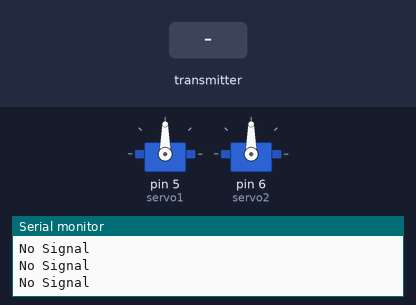
This sketch was run on a simulated Arduino Uno, built with avr-gcc and run on an emulated ATmega328P. On the bench: 2 × servo, the last lines printed to the serial monitor. The test bench sets the inputs (shaded band). No radio packets arrive unless stated.

Above: at 1.2 s.
1.3 s: the transmitter starts sending lxAxisValue = 0
At 2.3 s:
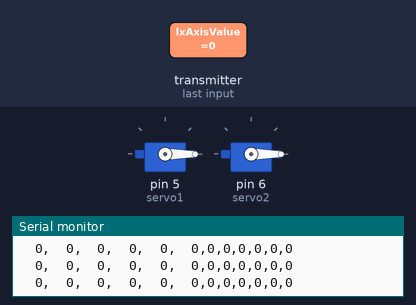
Timing chart, 0 to 4.3 s (numbered marks = the images above; inputs shaded):
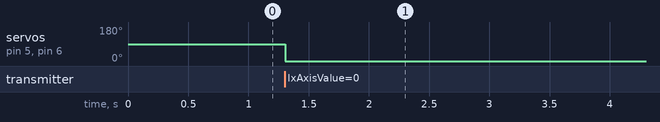

Measured:
- after the input at 1.3 s, servo on pin 5 (servo1), servo on pin 6 (servo2): 90° → 0° at once

The sketch:

12ch_serialmonitor_observation.ino
```cpp
/*
 * Receiver Code for Observation of proper output through transmiter
 * Created by: <-- LOKESH SANJAY SAWANKAR -->
 * Project Description: 10 Channel reciver observation on serial monitor.
 */

#include <SPI.h>
#include <nRF24L01.h>
#include <RF24.h>
#include <Servo.h>

#define SIGNAL_TIMEOUT 500

const uint64_t pipeIn = 0xF9E8F0F0E1LL;
RF24 radio(8, 9);
unsigned long lastRecvTime = 0;

Servo servo1; // controlled by switch5
Servo servo2; // controlled by switch6

struct PacketData
{
  byte lxAxisValue;
  byte lyAxisValue;
  byte rxAxisValue;
  byte ryAxisValue;
  byte lPotValue;
  byte rPotValue;
  byte switch1Value;
  byte switch2Value;
  byte switch3Value;
  byte switch4Value;
  byte switch5Value;
  byte switch6Value;
};
PacketData receiverData;

void setup()
{
  radio.begin();
  radio.setDataRate(RF24_250KBPS);
  radio.openReadingPipe(1, pipeIn);
  radio.startListening();

  Serial.begin(115200);

  servo1.attach(5); // attach servo1 to pin 5
  servo2.attach(6); // attach servo2 to pin 6
}

void loop()
{
  if (radio.isChipConnected() && radio.available())
  {
    radio.read(&receiverData, sizeof(PacketData));
    lastRecvTime = millis();

    // Update Servos based on Switch5 and Switch6
    if (receiverData.switch5Value)
      servo1.write(180);
    else
      servo1.write(0);

    if (receiverData.switch6Value)
      servo2.write(90);
    else
      servo2.write(0);

    // Print all data to Serial Monitor
    char inputValuesString[130];
    sprintf(inputValuesString,
            "%3d,%3d,%3d,%3d,%3d,%3d,%d,%d,%d,%d,%d,%d",
            receiverData.lxAxisValue,
            receiverData.lyAxisValue,
            receiverData.rxAxisValue,
            receiverData.ryAxisValue,
            receiverData.lPotValue,
            receiverData.rPotValue,
            receiverData.switch1Value,
            receiverData.switch2Value,
            receiverData.switch3Value,
            receiverData.switch4Value,
            receiverData.switch5Value,
            receiverData.switch6Value);
    Serial.println(inputValuesString);
  }
  else
  {
    unsigned long now = millis();
    if (now - lastRecvTime > SIGNAL_TIMEOUT)
    {
      Serial.println("No Signal");
    }
  }
}
```
